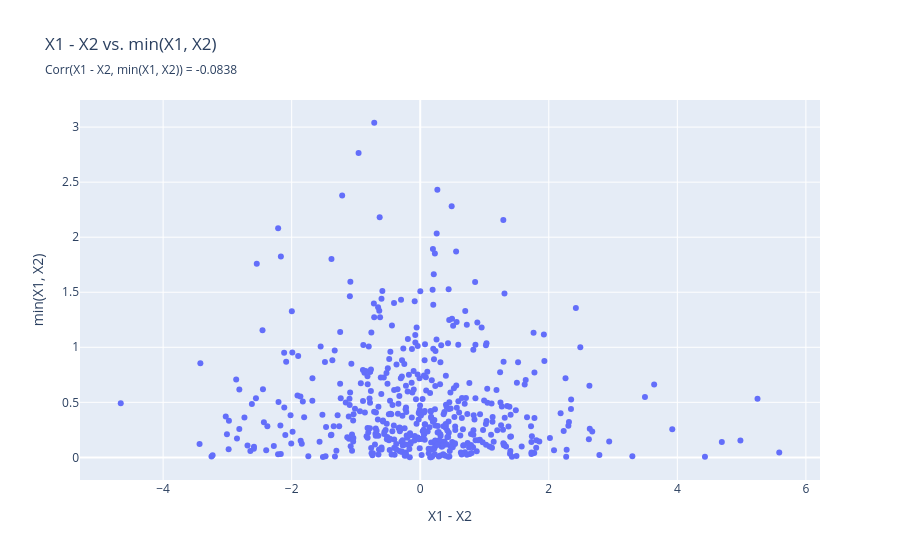

The notebook cell this image was saved under:
### Code cell
x = df['X1-X2']
y = df['min(X1,X2)']

fig = px.scatter(
    x = x,
    y = y,
    labels = {'x': 'X1 - X2', 'y': 'min(X1, X2)'},
    title = 'X1 - X2 vs. min(X1, X2)',
    subtitle= f'Corr(X1 - X2, min(X1, X2)) = {np.corrcoef(x, y)[1,0]:0.4f}',
)
fig.show()

### Figure 1 — Plotly figure (JSON) as saved in the notebook; plotly's stock layout.template omitted (floating-point values rounded to 4 significant figures; data arrays with more than 128 entries replaced by an {"elided": "..."} marker saying what was removed)
{"data": [{"hovertemplate": "X1 - X2=%{x}<br>min(X1, X2)=%{y}<extra></extra>", "legendgroup": "", "marker": {"color": "#636efa", "symbol": "circle"}, "mode": "markers", "name": "", "orientation": "v", "showlegend": false, "type": "scatter", "x": {"elided": "500 float values"}, "xaxis": "x", "y": {"elided": "500 float values"}, "yaxis": "y"}], "layout": {"legend": {"tracegroupgap": 0}, "title": {"subtitle": {"text": "Corr(X1 - X2, min(X1, X2)) = -0.0838"}, "text": "X1 - X2 vs. min(X1, X2)"}, "xaxis": {"anchor": "y", "domain": [0, 1], "title": {"text": "X1 - X2"}}, "yaxis": {"anchor": "x", "domain": [0, 1], "title": {"text": "min(X1, X2)"}}}}
